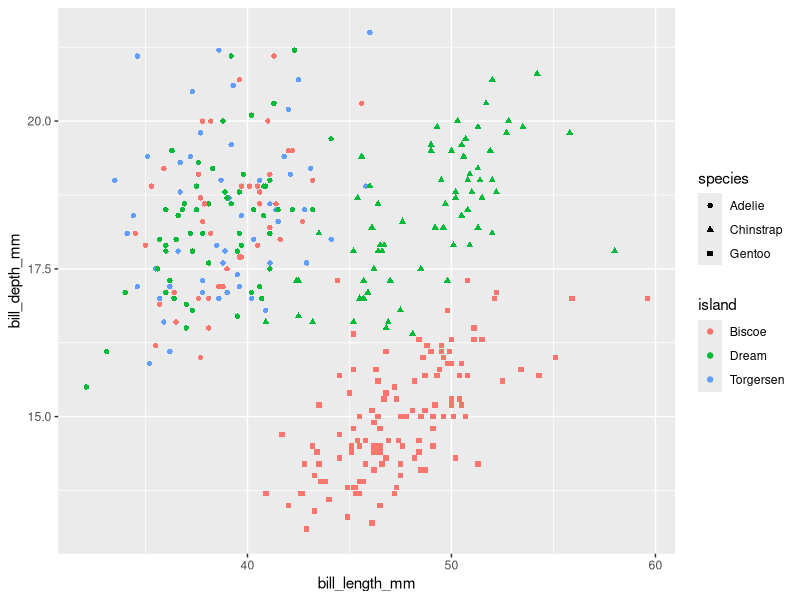
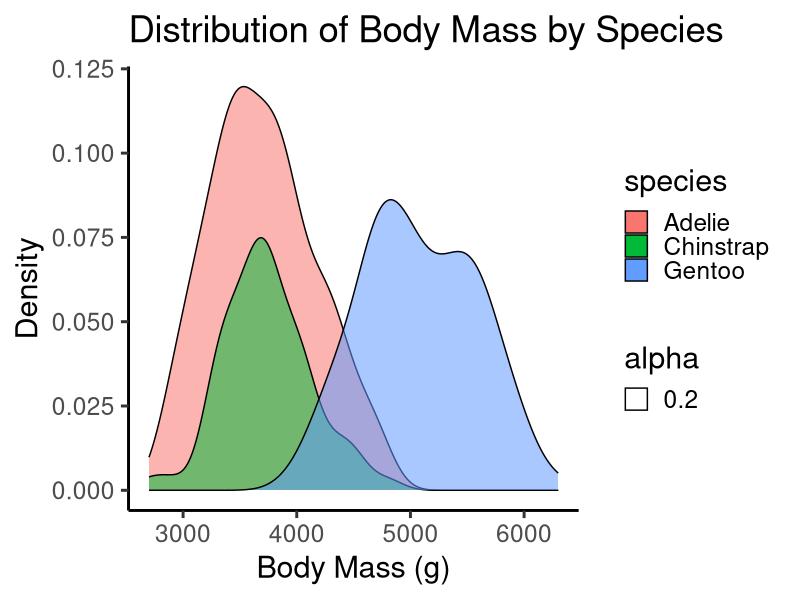
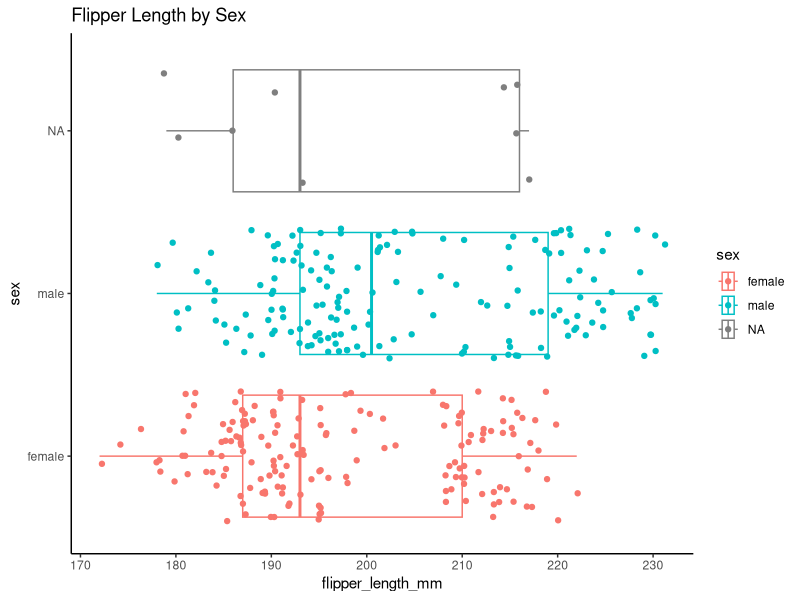
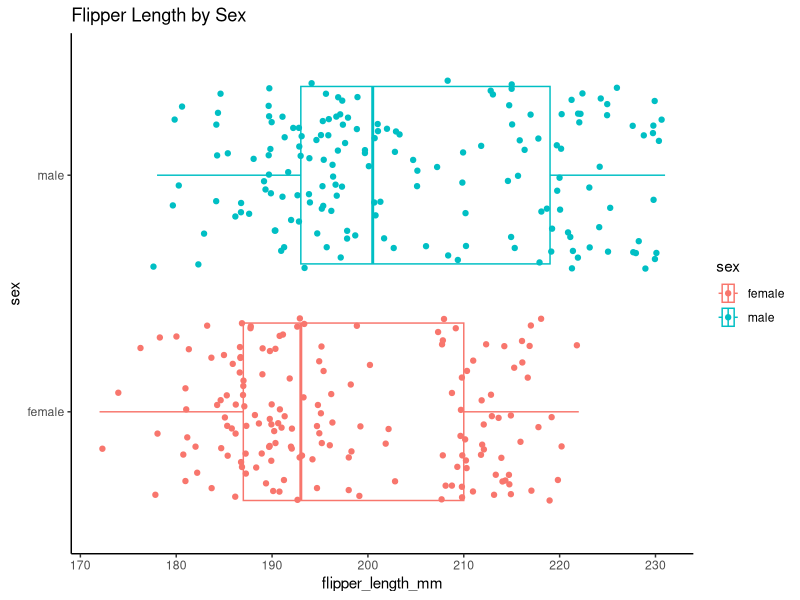

These charts were generated, in order, by the following R code:
## ---- chunk 1
penguins <- read.csv("penguins.csv", row.names = 1)

head(penguins)
## ---- chunk 2
#1. Load in your data and save as a variable. Determine based on YOUR data if you should include headers and row numbers.

#2. How many rows of data to you have?

#3. How many columns of data do you have?

#4. What data types are each of your columns?

#5. What is the mean of your first numeric column?

## ---- chunk 3
unique(penguins$species)
table(penguins$island)

#when using sum() or mean(), set na.rm = TRUE
## ---- chunk 4
# 1. Which species of penguin has the largest average bill length? Which species has the smallest bill depth?
  



## ---- chunk 5
# 2. Make a new data frame including the smallest 10% of flipper lengths and count how many penguins of each species are represented.




## ---- chunk 6
# 3. Is the sampling between islands consistent? How many penguins of each species were sampled from each island?




## ---- chunk 7
# 4. Was the sampling by sex equal each year? How many of the penguins were female each year compared to males?




## ---- chunk 8
#install.packages(ggplot2)
library(ggplot2)

## ---- chunk 9
ggplot(data = penguins, aes(x = bill_length_mm, 
                            y = bill_depth_mm, 
                            color = island, 
                            shape = species)) + geom_point()

## ---- chunk 10
ggplot(penguins, aes(body_mass_g, 
                     y=..count.., 
                     fill = species, 
                     alpha = 0.2)) + 
  geom_density() + 
  ggtitle("Distribution of Body Mass by Species") + 
  xlab("Body Mass (g)") + ylab("Density") +
  theme_classic(base_size = 22)

## ---- chunk 11
ggplot(penguins, 
       aes(x = flipper_length_mm, group = sex, y = sex, color = sex)) + 
  geom_boxplot() + 
  geom_jitter() + 
  ggtitle("Flipper Length by Sex") + 
  theme_classic()
## ---- chunk 12

ggplot(data=subset(penguins, !is.na(sex)), 
       aes(x = flipper_length_mm, group = sex, y = sex, color = sex, na.rm = TRUE)) + 
  geom_boxplot(na.rm = TRUE) + 
  geom_jitter(na.rm = TRUE) + 
  ggtitle("Flipper Length by Sex") + 
  theme_classic()

## ---- chunk 13
# Try making a scatter plot of two numeric variables from penguins and coloring by a categorical variable.

# What does this show you?

## ---- chunk 14
#1. Check to make sure that your data from before is loaded in as a single csv which contains rows and columns that can be used for analysis

#2. Reformat your data to long form (ie, one row for every observation, columns for every characteristic)

#3. Choose ONE ggplot item to plot:


## ---- chunk 15
myfunction <- function(x){x+2}
## ---- chunk 16
myfunction(12)
## ---- chunk 17
a <- "You're doing great!"
b <- "Research is hard, but perserverence is the key to success"
c <- "I'm glad to see you here today"

compliments <- c(a,b,c)

## ---- chunk 18
sample(compliments, 1)
## ---- chunk 19
complimentme <- function(){
  a <- "You're doing great!"
  b <- "You are doing awesome science"
  c <- "I'm glad to see you here today"

  compliments <- c(a,b,c)
  return(sample(compliments, 1))
}
## ---- chunk 20
complimentme()
## ---- chunk 21
# Change the complimentme() function to return a user-defined number of compliments




